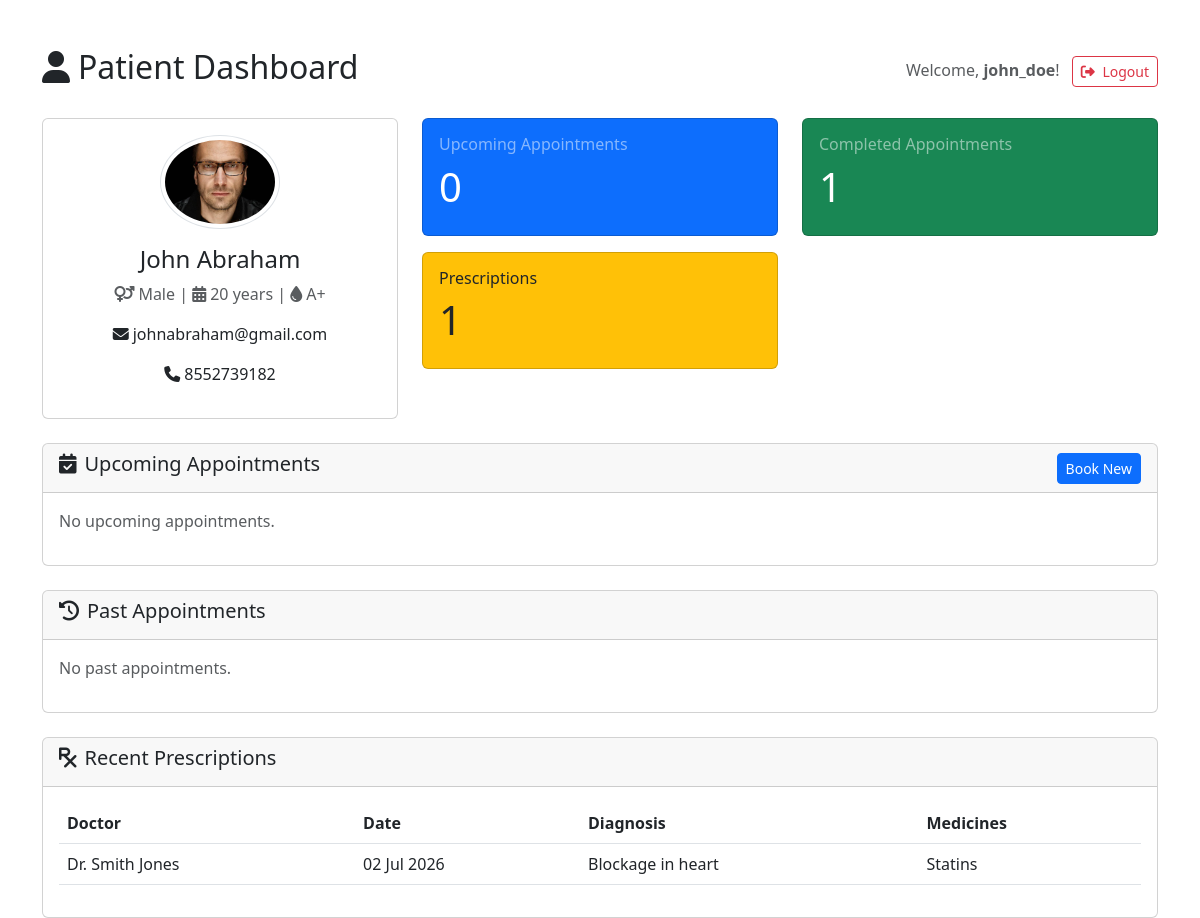
Before: /patient-dashboard/ (signed in) with the older database file.
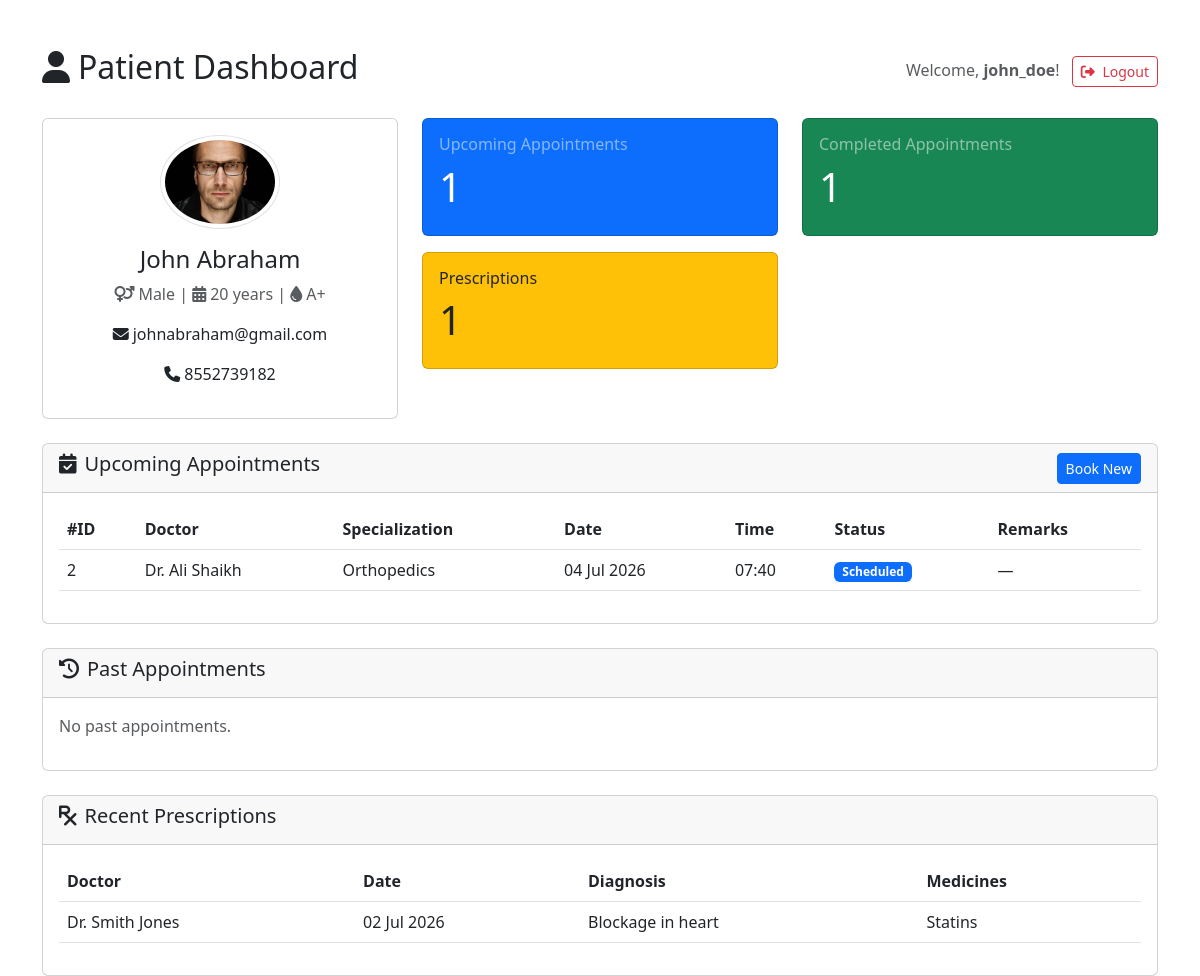
After: the same page with the newer database file.
### prescriptions/models.py (models this page shows, shortened)
class Prescription(models.Model):
    prescription_id = models.AutoField(primary_key=True)
    appointment = models.OneToOneField(Appointment, on_delete=models.CASCADE, related_name='prescription')
    diagnosis = models.TextField()
    medicines = models.TextField()  # can be a comma-separated list or detailed text
    notes = models.TextField(blank=True, null=True)
    created_at = models.DateTimeField(auto_now_add=True)

### appointments/models.py (models this page shows, shortened)
class Appointment(models.Model):
    STATUS_CHOICES = (
        ('Scheduled', 'Scheduled'),
        ('Completed', 'Completed'),
        ('Cancelled', 'Cancelled'),
    )
    appointment_id = models.AutoField(primary_key=True)
    patient = models.ForeignKey(Patient, on_delete=models.CASCADE, related_name='appointments')
    doctor = models.ForeignKey(Doctor, on_delete=models.CASCADE, related_name='appointments')
    appointment_date = models.DateField()
    appointment_time = models.TimeField()
    status = models.CharField(max_length=20, choices=STATUS_CHOICES, default='Scheduled')
    remarks = models.TextField(blank=True, null=True)
    class Meta:
        ordering = ['appointment_date', 'appointment_time']

### doctors/models.py (models this page shows, shortened)
class Doctor(models.Model):
    doctor_id = models.AutoField(primary_key=True)
    user = models.OneToOneField(User, on_delete=models.CASCADE, related_name='doctor_profile')
    first_name = models.CharField(max_length=50)
    last_name = models.CharField(max_length=50)
    email = models.EmailField(unique=True)
    phone = models.CharField(max_length=15)
    specialization = models.CharField(max_length=100)
    experience = models.IntegerField()  # years of experience
    department = models.ForeignKey(Department, on_delete=models.CASCADE, related_name='doctors')
    profile_image = models.ImageField(upload_to='doctor_profiles/', blank=True, null=True)
    joining_date = models.DateField(auto_now_add=True)
    class Meta:
        ordering = ['-joining_date']

### accounts/views.py (the view)
# urls.py: path('patient-dashboard/', views.patient_dashboard, name='patient_dashboard'),
@login_required
def patient_dashboard(request):
    try:
        patient = Patient.objects.get(user=request.user)
    except Patient.DoesNotExist:
        patient = None
    if not patient:
        context = {
            'role': 'Patient',
            'has_patient_profile': False,
        }
        return render(request, 'dashboards/patient_dashboard.html', context)
    today = date.today()
    upcoming_appointments = Appointment.objects.filter(
        patient=patient,
        appointment_date__gte=today,
        status='Scheduled'
    ).select_related('doctor', 'patient').order_by('appointment_date', 'appointment_time')
    past_appointments = Appointment.objects.filter(
        patient=patient,
        appointment_date__lt=today
    ).select_related('doctor', 'patient').order_by('-appointment_date', '-appointment_time')
    completed_count = Appointment.objects.filter(
        patient=patient,
        status='Completed'
    ).count()
    prescriptions = Prescription.objects.filter(
        appointment__patient=patient
    ).select_related('appointment__doctor', 'appointment').order_by('-created_at')
    context = {
        'role': 'Patient',
        'patient': patient,
        'has_patient_profile': True,
        'upcoming_appointments': upcoming_appointments[:5],   # limit to 5
        'past_appointments': past_appointments[:10],         # limit to 10
        'completed_count': completed_count,
        'prescriptions': prescriptions[:5],
        'today': today,
    }
    return render(request, 'dashboards/patient_dashboard.html', context)

### templates/dashboards/patient_dashboard.html (shortened to what the changed rows need)
{% extends 'base.html' %}
{% load static %}
{% block content %}
<div class="d-flex justify-content-between align-items-center mb-4">
    <h2><i class="fas fa-user me-2"></i>Patient Dashboard</h2>
</div>
{% if not has_patient_profile %}
<div class="alert alert-warning">
    <i class="fas fa-exclamation-triangle me-2"></i>
    Your account is not linked to a patient profile. Please contact the hospital admin.
</div>
{% else %}
<div class="row mb-4">
    <div class="col-md-4">
        <div class="card text-center">
            <div class="card-body">
                {% if patient.profile_image %}
                    <img src="{{ patient.profile_image.url }}" alt="{{ patient.first_name }}"
                         class="rounded-circle img-thumbnail" width="120" height="120">
                {% else %}
                    <img src="{% static 'images/default-avatar.png' %}" alt="Default"
                         class="rounded-circle img-thumbnail" width="120" height="120">
                {% endif %}
                <h4 class="mt-3">{{ patient.first_name }} {{ patient.last_name }}</h4>
                <p class="text-muted">
                    <i class="fas fa-venus-mars me-1"></i>{{ patient.get_gender_display }}
                    | <i class="fas fa-calendar-alt me-1"></i>{{ patient.age }} years
                    {% if patient.blood_group %}
                    | <i class="fas fa-tint me-1"></i>{{ patient.blood_group }}
                    {% endif %}
                </p>
                <p><i class="fas fa-envelope me-1"></i>{{ patient.email }}</p>
                <p><i class="fas fa-phone me-1"></i>{{ patient.phone }}</p>
            </div>
        </div>
    </div>
    <div class="col-md-8">
        <div class="row">
            <div class="col-sm-6 mb-3">
                <div class="card bg-primary text-white">
                    <div class="card-body">
                        <h6 class="card-title text-white-50">Upcoming Appointments</h6>
                        <h2 class="display-6">{{ upcoming_appointments|length }}</h2>
                    </div>
                </div>
            </div>
            <div class="col-sm-6 mb-3">
                <div class="card bg-success text-white">
                    <div class="card-body">
                        <h6 class="card-title text-white-50">Completed Appointments</h6>
                        <h2 class="display-6">{{ completed_count }}</h2>
                    </div>
                </div>
            </div>
            <div class="col-sm-6 mb-3">
                <div class="card bg-warning text-dark">
                    <div class="card-body">
                        <h6 class="card-title text-dark-50">Prescriptions</h6>
                        <h2 class="display-6">{{ prescriptions|length }}</h2>
                    </div>
                </div>
            </div>
        </div>
    </div>
</div>
<div class="row mb-4">
    <div class="col-12">
        <div class="card">
            <div class="card-header d-flex justify-content-between align-items-center">
                <h5><i class="fas fa-calendar-check me-2"></i>Upcoming Appointments</h5>
                <a href="{% url 'appointments:add' %}" class="btn btn-sm btn-primary">Book New</a>
            </div>
            <div class="card-body">
                {% if upcoming_appointments %}
                    <div class="table-responsive">
                        <table class="table table-hover">
                            <thead>
                                <tr>
                                    <th>#ID</th>
                                    <th>Doctor</th>
                                    <th>Specialization</th>
                                    <th>Date</th>
                                    <th>Time</th>
                                    <th>Status</th>
                                    <th>Remarks</th>
                                </tr>
                            </thead>
                            <tbody>
                                {% for appt in upcoming_appointments %}
                                <tr>
                                    <td>{{ appt.appointment_id }}</td>
                                    <td>Dr. {{ appt.doctor.first_name }} {{ appt.doctor.last_name }}</td>
                                    <td>{{ appt.doctor.specialization }}</td>
                                    <td>{{ appt.appointment_date|date:"d M Y" }}</td>
                                    <td>{{ appt.appointment_time|time:"H:i" }}</td>
                                    <td><span class="badge bg-primary">{{ appt.status }}</span></td>
                                    <td>{{ appt.remarks|default:"—" }}</td>
                                </tr>
                                {% endfor %}
                            </tbody>
                        </table>
                    </div>
                {% else %}
                    <p class="text-muted">No upcoming appointments.</p>
                {% endif %}
            </div>
        </div>
    </div>
</div>
<div class="row mb-4">
    <div class="col-12">
        <div class="card">
            <div class="card-header">
                <h5><i class="fas fa-history me-2"></i>Past Appointments</h5>
            </div>
            <div class="card-body">
                {% if past_appointments %}
                    <div class="table-responsive">
                        <table class="table table-striped table-hover">
                            <thead>
                                <tr>
                                    <th>#ID</th>
                                    <th>Doctor</th>
                                    <th>Specialization</th>
                                    <th>Date</th>
                                    <th>Time</th>
                                    <th>Status</th>
                                    <th>Remarks</th>
                                </tr>
                            </thead>
                            <tbody>
                                {% for appt in past_appointments %}
                                <tr>
                                    <td>{{ appt.appointment_id }}</td>
                                    <td>Dr. {{ appt.doctor.first_name }} {{ appt.doctor.last_name }}</td>
                                    <td>{{ appt.doctor.specialization }}</td>
                                    <td>{{ appt.appointment_date|date:"d M Y" }}</td>
                                    <td>{{ appt.appointment_time|time:"H:i" }}</td>
                                    <td>
                                        <span class="badge {% if appt.status == 'Completed' %}bg-success{% else %}bg-danger{% endif %}">
                                            {{ appt.status }}
                                        </span>
                                    </td>
                                    <td>{{ appt.remarks|default:"—" }}</td>
                                </tr>
                                {% endfor %}
                            </tbody>
                        </table>
                    </div>
                {% else %}
                    <p class="text-muted">No past appointments.</p>
                {% endif %}
            </div>
        </div>
    </div>
</div>
{% if prescriptions %}
<div class="row">
    <div class="col-12">
        <div class="card">
            <div class="card-header">
                <h5><i class="fas fa-prescription me-2"></i>Recent Prescriptions</h5>
            </div>
            <div class="card-body">
                <div class="table-responsive">
                    <table class="table table-hover">
                        <thead>
                            <tr>
                                <th>Doctor</th>
                                <th>Date</th>
                                <th>Diagnosis</th>
                                <th>Medicines</th>
                            </tr>
                        </thead>
                        <tbody>
                            {% for prescription in prescriptions %}
                            <tr>
                                <td>Dr. {{ prescription.appointment.doctor.first_name }} {{ prescription.appointment.doctor.last_name }}</td>
                                <td>{{ prescription.created_at|date:"d M Y" }}</td>
                                <td>{{ prescription.diagnosis|truncatechars:30 }}</td>
                                <td>{{ prescription.medicines|truncatechars:30 }}</td>
                            </tr>
                            {% endfor %}
                        </tbody>
                    </table>
                </div>
            </div>
        </div>
    </div>
</div>
{% endif %}
{% endif %}
{% endblock %}

Changed rows visible on the page:
added Appointment: appointment_id "2", doctor.first_name "Ali", doctor.last_name "Shaikh", doctor.specialization "Orthopedics", appointment_date "04 Jul 2026", appointment_time "07:40", status "Scheduled", remarks "—"
Other visible differences:
{{ upcoming_appointments|length }}: "0" → "1"
text no longer shown: "No upcoming appointments."
text now shown: "#ID Doctor Specialization Date Time Status Remarks"
